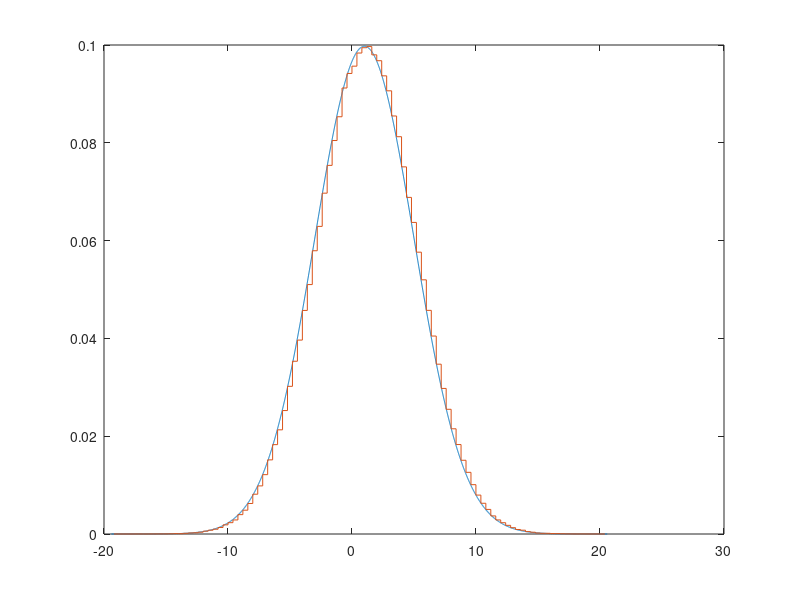

Source code (MATLAB):
pkg load statistics

clc
clear

% N(1, 4)

function ans = calc_for_type_error(chi2, gamma, sigma, type)
  if (type == 1)
    ans = (chi2 >= chi2inv(gamma, sigma));
  else 
    ans = (chi2 < chi2inv(gamma, sigma));
  endif
endfunction

function ans = test(mu, sigma, n, m, k, gamma, delta, mod, type)
  result = 0;
  for i = 1:k
    norm = normrnd(mu, sigma, n, 1);
    
    left = min(norm);
    curr_delta = (max(norm) - left) / m;
    [hist_y, hist_x] = hist(norm, m);
    curr_mu = mean(norm);
    curr_sigma = std(norm);
    
    if (mod == 0) % simple
      chi2 = 0;
      for q = 1:m
        pj0 = normcdf(left + curr_delta, curr_mu, curr_sigma) - normcdf(left, curr_mu, curr_sigma);
        chi2 += (hist_y(q) - n * pj0)^2 / (n * pj0);
        left += curr_delta;
      endfor
      result += calc_for_type_error(chi2, gamma, m - 3, type);
    else % corrected
      curr_mu += delta;
      parts = 0;
      j = 1;
      chi2 = 0;
      while (j <= m)
        nj = hist_y(j);
        rt = left + curr_delta;
        while (j < m && nj < 6)
          j++;
          nj += hist_y(j);
          rt += curr_delta;
        endwhile
        pj0 = normcdf(rt, curr_mu, curr_sigma) - normcdf(left, curr_mu, curr_sigma);
        chi2 += (nj - n * pj0)^2 / (n * pj0);
        left = rt;
        parts++;
        j++;
      endwhile
      result += calc_for_type_error(chi2, gamma, parts - 3, type);
    endif
  endfor
  ans = result / k;
endfunction


% Print Plot
mu = 1;
sigma = 4;
n = 10^6;
m = 10^2;

norm = normrnd(mu, sigma, n, 1);
[hist_y, hist_x] = hist(norm, m);
[stairs_x, stairs_y] = stairs(hist_x, hist_y / n * m / (max(norm) - min(norm)));
interval = min(norm):0.01:max(norm);
plot(interval, normpdf(interval, mu, sigma), stairs_x, stairs_y);

% Calc Errors
n = 10^4;
m = round(n ^ (1/3)); % m ~ 22
k = 10^3;
gamma = 0.95;

delta0 = 0;
delta1 = 0.005;
delta2 = 0.5;

printf("Expected alpha: %f\n", 1 - gamma);

error = test(mu, sigma, n, m, k, gamma, delta0, 0, 1);
printf("Type I error alpha: %f\n", error);

error = test(mu, sigma, n, m, k, gamma, delta0, 1, 1);
printf("Type I error alpha (corrected): %f\n", error);

error = test(mu, sigma, n, m, k, gamma, delta1, 1, 2);
printf("Type II error beta with delta = %f: %f\n", delta1, error);

error = test(mu, sigma, n, m, k, gamma, delta2, 1, 2);
printf("Type II error beta with delta = %f: %f\n", delta2, error);